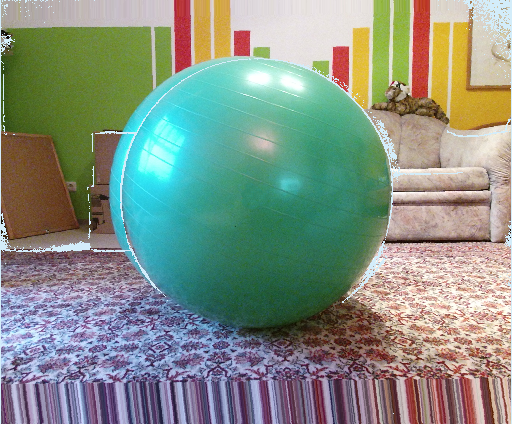
#> input picture assets/optimization/greenball/color_transformed.tiff, 512 x 424 px
$ python green_ball.py   (Python 2 division)
#> lines starting #> are read from the running program, lines starting #| are printed output that depends on the picture; long printed decimals are rounded
### estimation/estimate.py
import time
from PIL import Image

import numpy as np
import matplotlib.pyplot as plt
import matplotlib.cm
import matplotlib.patches as mpatches

from sklearn.cluster import MiniBatchKMeans
import scipy.optimize

cluster_cmap = matplotlib.cm.jet

def recreate_image(codebook, labels, w, h):
    """Recreate the (compressed) image from the code book & labels"""
    d = codebook.shape[1]
    image = np.zeros((h, w, d))
    label_idx = 0

    for i in range(h):
        for j in range(w):
            image[i, j] = codebook[labels[label_idx]]
            label_idx += 1
    return image

# [37 lines left out: functions phong_error_func, phong, phong2, not called in this run]

def get_codebook(centers, features=None):
    n_clusters = centers.shape[0]

    if not features:
        codebook = np.linspace(0, 1, n_clusters).reshape(n_clusters, 1)
    else:
        codebook = centers[:, features]

    return codebook

def plot_inertias_ratio(inertias, ratios, minmax, threshold=0.8):

    x1 = range(minmax[0], minmax[1] + 1)

    fig, ax1 = plt.subplots(figsize=(8, 6), dpi=150, facecolor='w', edgecolor='k')
    plt.plot(x1, inertias, 'bo', markersize=6)
    ax1.set_xlabel('number of clusters $k$')
    # Make the y-axis label and tick labels match the line color.
    ax1.set_ylabel('inertia $I_k$', color='b')
    ax1.spines['top'].set_visible(False)
    ax1.spines['right'].set_visible(False)
    ax1.spines['left'].set_color('blue')
    ax1.yaxis.set_ticks_position('left')
    ax1.xaxis.set_ticks_position('bottom')
    for tl in ax1.get_yticklabels():
        tl.set_color('b')
    ax2 = ax1.twinx()
    ax2.set_ylabel(r'ratio $\frac{I_{k+1}}{I_{k}}$', color='r')
    ax2.set_ylim((0, 1.05))
    ax2.set_xlim((minmax[0] - 0.5, minmax[1] + 0.5))
    ax2.spines['right'].set_color('red')
    ax2.spines['top'].set_visible(False)
    ax2.spines['left'].set_visible(False)
    ax2.yaxis.set_ticks_position('right')
    plt.plot(x1, ratios, 'ro', markersize=6)
    plt.plot([minmax[0] - 0.5, minmax[1] + 0.5], [threshold, threshold], 'r--')
    for tl in ax2.get_yticklabels():
        tl.set_color('r')

def plot_clusters(centers, labels, features=None, title=''):
    # Plot result

    n_clusters = centers.shape[0]

    codebook = get_codebook(centers, features)

    image_show = recreate_image(codebook, labels, 512, 424)
    image_show = image_show.squeeze()

    plt.figure(figsize=(8, 6), dpi=150, facecolor='w', edgecolor='k')
    if title == '':
        ax = plt.axes([0, 0, 1, 1])
    else:
        plt.title(title)
    plt.axis('off')
    plt.imshow(image_show, vmin=np.min(codebook), vmax=np.max(codebook), cmap=cluster_cmap)

def plot_image(image, title='', vmin=0, vmax=255):
    plt.figure(figsize=(8, 6), dpi=150, facecolor='w', edgecolor='k')
    if title == '':
        ax = plt.axes([0, 0, 1, 1])
    else:
        plt.title(title)
    plt.axis('off')
    plot = plt.imshow(image, vmin=vmin, vmax=vmax)
    plot.set_cmap('gray')

# [31 lines left out: function plot_angle_intensities, not called in this run]

def cluster(color_image, depth_image, ir_image, lambdas, threshold=0.8, verbose=False, k_min=1, k_max=20, all_clusters=False):
    """

    :param color_image:
    :param depth_image:
    :param lambdas: 4 values [screen_coordinates, color_image, depth_image, ir_image]
    :param threshold:
    :param verbose:
    :param k_min:
    :param k_max:
    :param all_clusters:
    :return:
    """

    # Todo which line?
    shape_x, shape_y = color_image.shape[:2]
    y, x = np.meshgrid(np.linspace(0, shape_y, shape_y), np.linspace(0, shape_x, shape_x))
    # y, x = np.meshgrid(np.linspace(0, 255, shape_y), np.linspace(0, 255, shape_x))

    r = color_image[:,:,0].flatten()
    g = color_image[:,:,1].flatten()
    b = color_image[:,:,2].flatten()
    d = depth_image.flatten()
    ir = ir_image.flatten()

    lambda1, lambda2, lambda3, lambda4 = lambdas

    if verbose:
        print "Shape_y, Shape_x", shape_y, shape_x
        print "Red:", r.shape, "min/max", r.min(), r.max()
        print "Green:", g.shape, "min/max", g.min(), g.max()
        print "Blue:", b.shape, "min/max", b.min(), b.max()
        print "Depth Shape", d.shape, "min/max", d.min(), d.max()
        print "Ir Shape", ir.shape, 'min/max', ir.min(), ir.max()

    X = np.vstack([lambda1 * x.flatten(), lambda1 * y.flatten(),
               lambda2 * r, lambda2 * g, lambda2 * b,
               lambda3 * d,
               lambda4 * ir])
    X = X.T

    ##############################################################################
    # Compute clustering with MiniBatchKMeans

    last_inertia = 0

    inertias = []
    ratios = []

    ratio = 0

    for i in range(k_min, k_max + 1):
        n_clusters = i
        batch_size = 200

        mbk = MiniBatchKMeans(init='k-means++', n_clusters=n_clusters, batch_size=batch_size,
                              n_init=50, init_size=2000, max_no_improvement=20, verbose=0)
        mbk.fit(X)

        next_means_labels = mbk.labels_
        next_means_cluster_centers = mbk.cluster_centers_
        next_inertia = mbk.inertia_

        if last_inertia != 0:
            ratio = next_inertia / last_inertia
            ratios.append(ratio)

        inertias.append(mbk.inertia_)
        last_inertia = next_inertia

        if verbose:
            print '-----'
            print 'Next clusters:', n_clusters
            print "Ratio", ratio
            print "Next Inertia:", next_inertia

        if not all_clusters and ratio > threshold:
            break

        means_cluster_centers = next_means_cluster_centers
        means_labels = next_means_labels

    # Run kmeans one more time to finish the ratios
    mbk = MiniBatchKMeans(init='k-means++', n_clusters=k_max + 2, batch_size=batch_size,
                          n_init=100, max_no_improvement=10, verbose=0)
    mbk.fit(X)
    ratio = mbk.inertia_ / last_inertia
    ratios.append(ratio)
    return means_cluster_centers, means_labels, inertias, ratios

def extract_angles(ir_image, centers, labels, binrange=(0, 90), bins=20, normals=None, verbose=False):

    if normals is not None:
        ## TODO calculate normal image
        print "warning: not implemented yet"
        pass

    n_clusters = centers.shape[0]

    v = np.meshgrid(range(-256, 256), range(212, -212, -1))
    v = np.dstack((v[0], v[1], -368.096588 * np.ones((424, 512))))
    v = v / np.linalg.norm(v, axis=2)[:,:,None]
    v = -v

    # Angles between normal and v, dot-product
    angle = np.sum(normals * v, axis=2)
    angle_rad = np.arccos(angle)
    angle_deg = np.rad2deg(angle_rad)

    if verbose:
        print 'vshape', v.shape
        print 'normals shape', normals.shape

    return_angles = []
    return_intensities = []

    # Discretize the labels into bins and take the average
    for i in range(n_clusters):
        n, n_edges = np.histogram(angle_deg.flatten()[np.where(labels.flatten() == i)], bins=bins, range=binrange)

        n_midpoints = np.array([(n_edges[j] + n_edges[j+1]) / 2. for j in range(len(n_edges) - 1)])

        sy, sy_edges = np.histogram(angle_deg.flatten()[np.where(labels.flatten() == i)], bins=bins, range=binrange,
                                    weights=ir_image.flatten()[np.where(labels.flatten() == i)])

        x = n_midpoints[np.where(n > 0)]
        y = sy[np.where(n > 0)] / n[np.where(n > 0)]

        return_angles.append(x)
        return_intensities.append(y)

    return return_angles, return_intensities

# [13 lines left out: functions fit_clusters_to_phong, fit_to_phong, not called in this run]


# [3 lines that do not run on import are left out]

### estimation/green_ball.py
__author__ = 'johannes'
"""
Images for the results in Section Material Estimation -- Experiments

Will open a lot of figure plots.

You can choose a scene by setting the 'scene' variable.
"""

import numpy as np
from PIL import Image
import matplotlib.pyplot as plt
from scipy.ndimage.filters import gaussian_filter

import estimate

#### Params

save_images = False

####

color_image = Image.open("../assets/optimization/greenball/color_transformed.tiff")
#> color_image is the input picture: PIL image 512x424 RGBA; mean R, G, B, A 132.3, 145.5, 132.4, 255
color_image = np.asarray(color_image, dtype=np.float32)
#> color_image: shape (424, 512, 4) float32
depth_image = Image.open("../assets/optimization/greenball/depth.tiff")
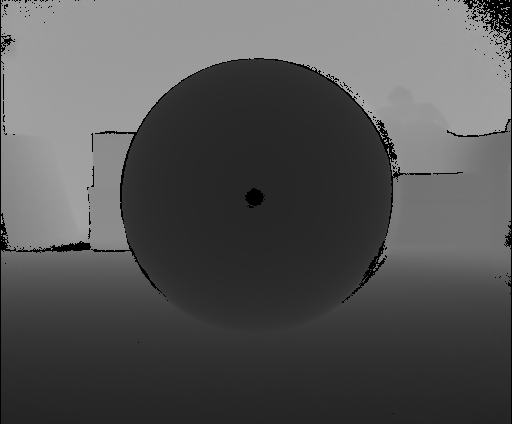
#> input picture assets/optimization/greenball/depth.tiff, 512 x 424 px
#> depth_image is the input picture: PIL image 512x424 F; min 0, max 0.68, mean 0.337
depth_image = np.asarray(depth_image, dtype=np.float32) * 255
#> depth_image: shape (424, 512) float32
ir_image = Image.open("../assets/optimization/greenball/ir.tiff")
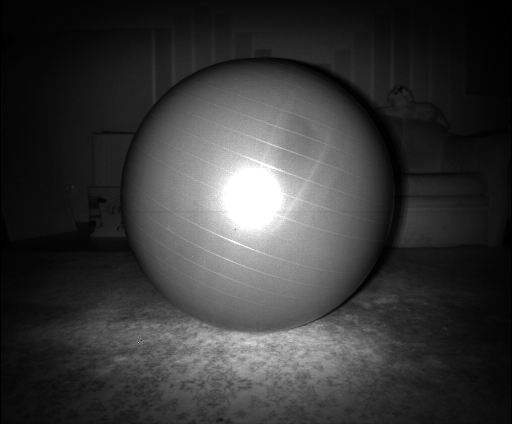
#> input picture assets/optimization/greenball/ir.tiff, 512 x 424 px
#> ir_image is the input picture: PIL image 512x424 F; min 0, max 1, mean 0.224
ir_image = np.asarray(ir_image, dtype=np.float32) * 255
#> ir_image: shape (424, 512) float32
normal_image = Image.open("../assets/optimization/greenball/normal_pca.tiff")
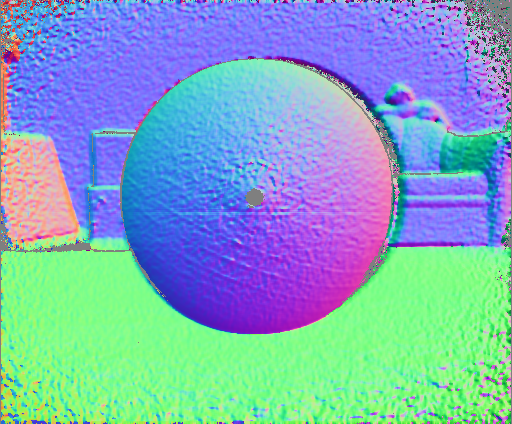
#> input picture assets/optimization/greenball/normal_pca.tiff, 512 x 424 px
#> normal_image is the input picture: PIL image 512x424 RGB; mean R, G, B 128.6, 168, 192.5
normal_image = np.asarray(normal_image, dtype=np.float32)
#> normal_image: shape (424, 512, 3) float32
normals = (normal_image / 255.) * 2. - 1.
normals = normals / np.linalg.norm(normals, axis=2)[:,:,None]

# Input images
estimate.plot_image(color_image / 255.)
estimate.plot_image(depth_image)

# Cluster Image
threshold = 0.99
centers, labels, inertias, ratios = estimate.cluster(color_image, depth_image, ir_image,
                                            lambdas=[.5, .5, .5, .0], threshold=threshold, k_min=1, k_max=50, all_clusters=False, verbose=True)
#| Shape_y, Shape_x 512 424
#| Red: (217088,) min/max 5.0 255.0
#| Green: (217088,) min/max 0.0 255.0
#| Blue: (217088,) min/max 0.0 255.0
#| Depth Shape (217088,) min/max 0.0 173.442
#| Ir Shape (217088,) min/max 0.0 255.0
#> after the loop in cluster, `for i in range(k_min, k_max + 1):`: inertias = [2.76e+09, 1.86e+09, 1.41e+09, 1.11e+09, 921515165.2, 802746054.1, 670204970.9, 635325455.5, 557189279.6, 531696551.6, 482607186.2, 447154690.7, 430580377.8, 405967995.6, 377233230.9, 364831393.4, 334600263, 326092755.9, 330503158.1]; ratios = [0.672, 0.76, 0.789, 0.827, 0.871, 0.835, 0.948, 0.877, 0.954, 0.908, 0.927, 0.963, 0.943, 0.929, 0.967, 0.917, 0.975, 1.01]
#> ratios = [0.672, 0.76, 0.789, 0.827, 0.871, 0.835, 0.948, 0.877, 0.954, 0.908, 0.927, 0.963, 0.943, 0.929, 0.967, 0.917, 0.975, 1.01, 0.429]

estimate.plot_clusters(centers, labels)
#> in plot_clusters, `codebook = get_codebook(centers, features)`: codebook = 18 values from 0 to 1
#> after the loop in recreate_image, `for i in range(h):`:
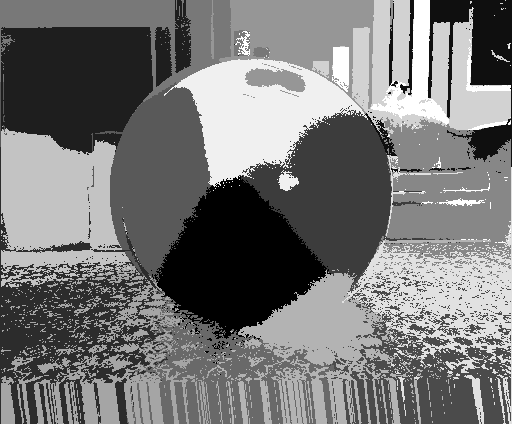
#> image: shape (424, 512, 1) float64; min 0, max 1, mean 0.466
#> after the loop in recreate_image, `for i in range(h):`: label_idx = 217088

print 'Chosen number of clusters', len(centers)
#| Chosen number of clusters 18

estimate.plot_inertias_ratio(inertias, ratios, minmax=(1,len(inertias)), threshold=threshold)

# Extract
angles_per_cluster, intensities_per_angle = estimate.extract_angles(ir_image, centers, labels, bins=360, binrange=(0, 80),normals=normals)
#> in extract_angles, `angle = np.sum(normals * v, axis=2)`:
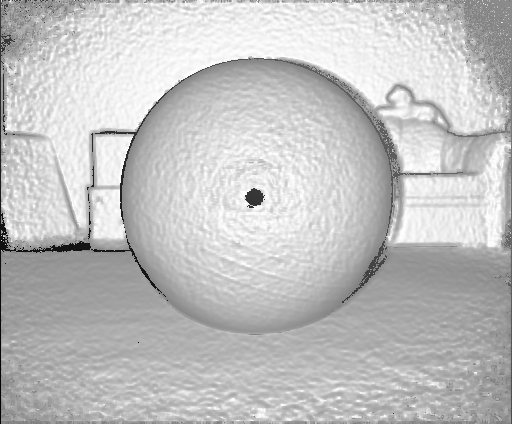
#> angle: shape (424, 512) float64; min -0.973, max 1, mean 0.525; drawn with min black and max white
#> in extract_angles, `angle_rad = np.arccos(angle)`:
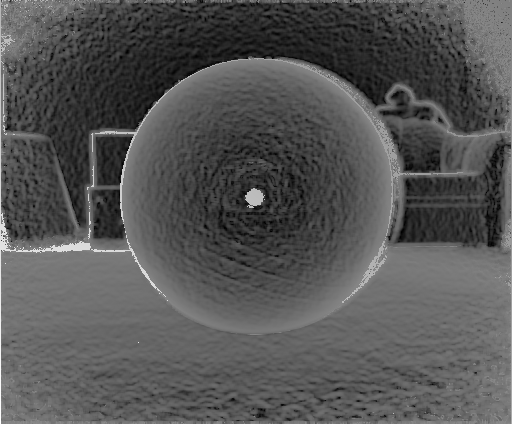
#> angle_rad: shape (424, 512) float64; min 0.00557, max 2.91, mean 0.975; drawn with min black and max white
#> in extract_angles, `angle_deg = np.rad2deg(angle_rad)`:
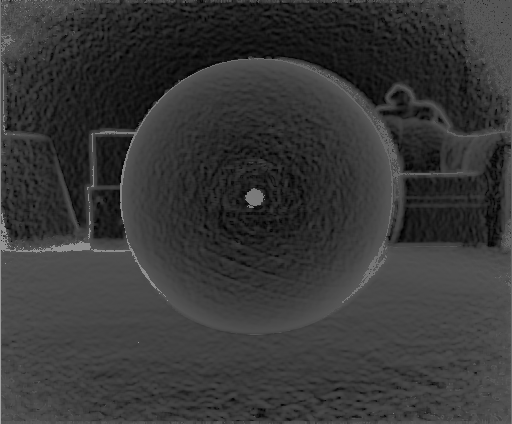
#> angle_deg: shape (424, 512) float64; min 0.319, max 166.7, mean 55.9
#> after the loop in extract_angles, `for i in range(n_clusters):`: return_angles = 18 items
#> angles_per_cluster = 18 items; intensities_per_angle = 18 items
#> (the run stopped early here; a loop or call above may not have finished)
